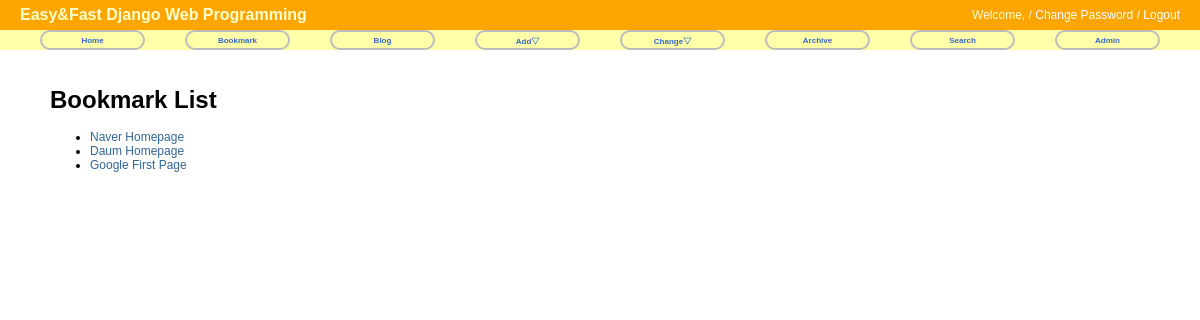
Before: /bookmark/ with the older database file.
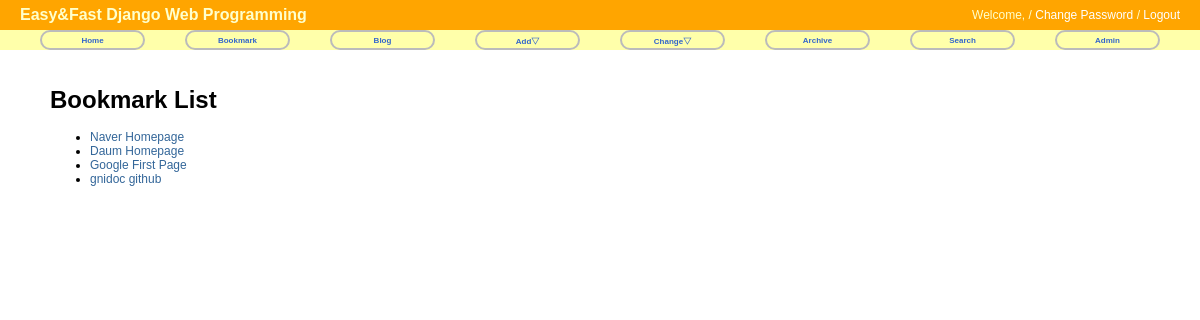
After: the same page with the newer database file.
### bookmark/models.py (models this page shows)
@python_2_unicode_compatible    #Python 2.x 지원용
class Bookmark(models.Model):
    title = models.CharField(max_length=100, blank=True, null=True)
    url = models.URLField('url', unique=True)
    owner = models.ForeignKey(User, null=True)
    def __str__(self):
        return self.title

### bookmark/views.py (the view)
class BookmarkLV(ListView):
    model = Bookmark

### bookmark/templates/bookmark/bookmark_list.html (shortened to what this page needs)
{% extends "base.html" %}
{% block content %}
<div id ="content">
    <h1>Bookmark List</h1>
    <ul>
        {% for bookmark in object_list %}
            <li><a href="{% url 'bookmark:detail' bookmark.id %}">{{ bookmark }}</a></li>
        {% endfor %}
    </ul>
</div>
{% endblock %}

### templates/base.html (shortened to what this page needs)
<!DOCTYPE html>
<html lang="ko">
<head>
    {% load staticfiles %}
    <link rel="stylesheet" type="text/css" href="{% static "css/base.css" %}"/>
    <link rel="stylesheet" type="text/css" href="{% block extrastyle %}{% endblock %}"/>
</head>
<body>
<div id="header">
    <h2 class="maintitle">Easy&amp;Fast Django Web Programming</h2>
    <h4 class="welcome">Welcome, <a href="#"></a> /
        <a href="#">Change Password</a> /
        <a href="#">Logout</a>
    </h4>
</div>
<div id="menu">
    <li><a href="{% url 'home' %}">Home</a></li>
    <li><a href="{% url 'bookmark:index' %}">Bookmark</a></li>
    <li><a href="{% url 'blog:index' %}">Blog</a></li>
    <li><a href="#">Add&bigtriangledown;</a>
    </li>
    <li><a href="#">Change&bigtriangledown;</a>
    </li>
    <li><a href="{% url 'blog:post_archive' %}">Archive</a></li>
    <li><a href="#">Search</a></li>
    <li><a href="{% url 'admin:index' %}">Admin</a></li>
</div>
{% block content %}{% endblock %}
</body>
</html>

### static/css/base.css (style rules this page uses)
body { font-family: "Lucia Grande",Verdana,Arial,sans-serif; font-size: 12px; }
div#header { position: absolute; top: 0px; left: 0px; height: 30px; width: 100%; display: table; background: orange; }
div#menu { position: absolute; top: 30px; left: 0px; height: 20px; width: 100%; display: table; table-layout: fixed; border-spacing: 40px 0px; background: #ffa; font-size: 8px; }
div#content { position: absolute; top: 70px; left: 50px; right: 50px; }
.maintitle { display: table-cell; vertical-align: middle; padding-left: 20px; color: #ffc; font-weight: bold; font-size: 16px; }
.welcome { display: table-cell; vertical-align: middle; text-align: right; padding-right: 20px; color: #ffc; font-weight: normal; font-size: 12px; }
.welcome a:link, .welcome a:visited { color: white; }
div#menu a:link, div#menu a:visited { color: #36c; }
div#menu > li { display: table-cell; vertical-align: middle; border: 2px solid #bbb; border-radius: 25px; text-align: center; font-weight: bold; }
a:link, a:visited { color: #369; text-decoration: none; }

Changed rows visible on the page:
added Bookmark: title "gnidoc github"
